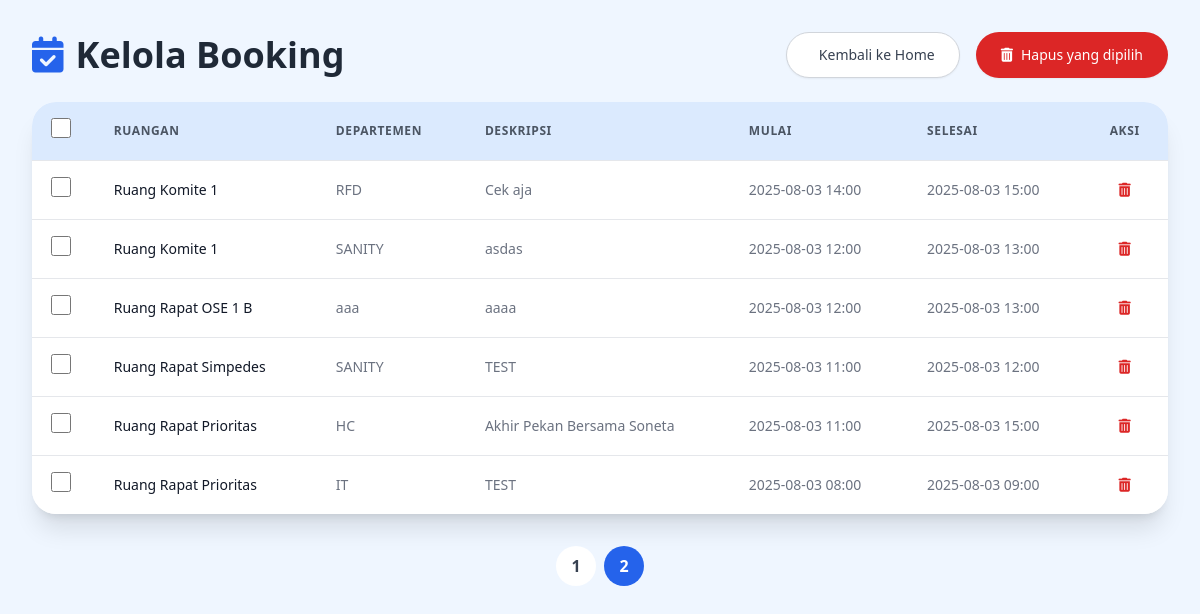
The page /admin/bookings?page=2 on the database as committed earlier.
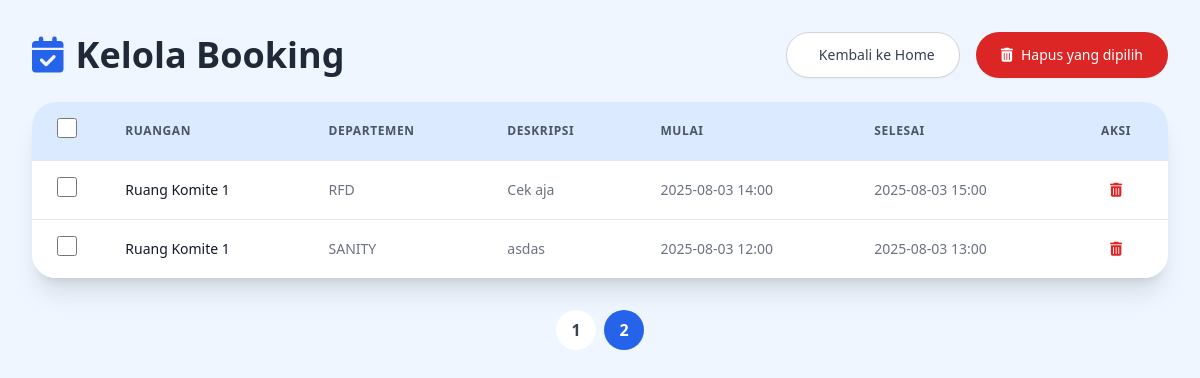
The same page on the database as committed later.
### app.py (models this page shows)
class Booking(db.Model):
    id = db.Column(db.Integer, primary_key=True)
    user = db.Column(db.String(100))
    username = db.Column(db.String(100))
    role = db.Column(db.String(50))
    department = db.Column(db.String(100))
    room_id = db.Column(db.Integer, db.ForeignKey('room.id'))
    start_time = db.Column(db.DateTime)
    end_time = db.Column(db.DateTime)
    description = db.Column(db.Text)
    room = db.relationship('Room', backref='bookings')

class Room(db.Model):
    id = db.Column(db.Integer, primary_key=True)
    name = db.Column(db.String(50), nullable=False)
    lantai = db.Column(db.String(10), nullable=True)

### app.py (the view)
@app.route('/admin/bookings')
def manage_bookings():
    page = request.args.get('page', 1, type=int)
    bookings = Booking.query.order_by(Booking.start_time.desc()).paginate(page=page, per_page=10)
    return render_template('admin_bookings.html', bookings=bookings)

### templates/admin_bookings.html (shortened to what the changed rows need)
<!DOCTYPE html>
<html lang="id">
<head>
    <script src="https://cdn.tailwindcss.com"></script>
    <link rel="stylesheet" href="https://cdnjs.cloudflare.com/ajax/libs/font-awesome/6.5.2/css/all.min.css" xintegrity="sha512-SnH5WK+bZxgPHs44uWIX+LLJAJ9/2PkPKZ5QiAj6Ta86w+fsb2k6+dENwR43Fq+dD2o1QjV+s3qQ" />
</head>
<body>
<div class="bg-blue-50 min-h-screen p-4 sm:p-6 lg:p-8">
    <div class="max-w-7xl mx-auto">
        <div class="flex flex-col sm:flex-row justify-between items-start sm:items-center mb-6">
            <h2 class="text-3xl sm:text-4xl font-bold text-gray-800 mb-4 sm:mb-0">
                <i class="fa-solid fa-calendar-check text-blue-600 mr-3"></i>Kelola Booking
            </h2>
        </div>
        <div class="bg-white rounded-3xl shadow-xl overflow-hidden">
            <div class="overflow-x-auto">
                <form id="bulk-delete-form" method="POST" action="{{ url_for('bulk_delete_bookings') }}">
                    <table class="min-w-full divide-y divide-gray-200">
                        <thead class="bg-blue-100">
                            <tr>
                                <th scope="col" class="p-4 text-center">
                                    <input type="checkbox" id="select-all" class="form-checkbox h-5 w-5 text-blue-600 rounded">
                                </th>
                                <th scope="col" class="px-6 py-4 text-left text-xs font-semibold text-gray-600 uppercase tracking-wider">Ruangan</th>
                                <th scope="col" class="hidden md:table-cell px-6 py-4 text-left text-xs font-semibold text-gray-600 uppercase tracking-wider">Departemen</th>
                                <th scope="col" class="hidden lg:table-cell px-6 py-4 text-left text-xs font-semibold text-gray-600 uppercase tracking-wider">Deskripsi</th>
                                <th scope="col" class="px-6 py-4 text-left text-xs font-semibold text-gray-600 uppercase tracking-wider">Mulai</th>
                                <th scope="col" class="hidden sm:table-cell px-6 py-4 text-left text-xs font-semibold text-gray-600 uppercase tracking-wider">Selesai</th>
                                <th scope="col" class="px-6 py-4 text-center text-xs font-semibold text-gray-600 uppercase tracking-wider">Aksi</th>
                            </tr>
                        </thead>
                        <tbody class="bg-white divide-y divide-gray-200">
                            {% for b in bookings.items %}
                            <tr>
                                <td class="p-4 text-center">
                                    <input type="checkbox" name="booking_ids" value="{{ b.id }}" class="form-checkbox h-5 w-5 text-blue-600 rounded">
                                </td>
                                <td class="px-6 py-4 whitespace-nowrap text-sm text-gray-900">{{ b.room.name }}</td>
                                <td class="hidden md:table-cell px-6 py-4 whitespace-nowrap text-sm text-gray-500">{{ b.department }}</td>
                                <td class="hidden lg:table-cell px-6 py-4 whitespace-nowrap text-sm text-gray-500 max-w-xs truncate">{{ b.description }}</td>
                                <td class="px-6 py-4 whitespace-nowrap text-sm text-gray-500">{{ b.start_time.strftime('%Y-%m-%d %H:%M') }}</td>
                                <td class="hidden sm:table-cell px-6 py-4 whitespace-nowrap text-sm text-gray-500">{{ b.end_time.strftime('%Y-%m-%d %H:%M') }}</td>
                                <td class="px-6 py-4 whitespace-nowrap text-right text-sm font-medium">
                                    <div class="flex justify-center items-center gap-2">
                                        <form id="delete-form-{{ b.id }}" action="{{ url_for('delete_booking', booking_id=b.id) }}" method="post">
                                            <button type="button" class="delete-single-btn text-red-600 hover:text-red-800 transition-colors duration-300" title="Hapus" data-booking-id="{{ b.id }}">
                                                <i class="fa-solid fa-trash-can"></i>
                                            </button>
                                        </form>
                                    </div>
                                </td>
                            </tr>
                            {% endfor %}
                        </tbody>
                    </table>
                </form>
            </div>
        </div>
        <nav aria-label="Pagination" class="mt-8">
            <ul class="flex justify-center space-x-2">
                {% for page_num in bookings.iter_pages(left_edge=1, right_edge=1, left_current=2, right_current=2) %}
                    {% if page_num %}
                        <li class="{% if page_num == bookings.page %}bg-blue-600 text-white{% else %}bg-white text-gray-700 hover:bg-blue-50{% endif %} rounded-full transition-colors duration-300">
                            <a class="flex items-center justify-center w-10 h-10 font-semibold" href="{{ url_for('manage_bookings', page=page_num) }}">{{ page_num }}</a>
                        </li>
                    {% else %}
                        <li class="w-10 h-10 flex items-center justify-center text-gray-500">
                            <span>…</span>
                        </li>
                    {% endif %}
                {% endfor %}
            </ul>
        </nav>
    </div>
</div>
</body>
</html>

Rows that differ between the two databases and show on the page:
removed Booking: room.name "Ruang Rapat OSE 1 B", department "aaa", description "aaaa", start_time "2025-08-03 12:00", end_time "2025-08-03 13:00"
removed Booking: room.name "Ruang Rapat Simpedes", department "SANITY", description "TEST", start_time "2025-08-03 11:00", end_time "2025-08-03 12:00"
removed Booking: room.name "Ruang Rapat Prioritas", department "HC", description "Akhir Pekan Bersama Soneta", start_time "2025-08-03 11:00", end_time "2025-08-03 15:00"
removed Booking: room.name "Ruang Rapat Prioritas", department "IT", description "TEST", start_time "2025-08-03 08:00", end_time "2025-08-03 09:00"
